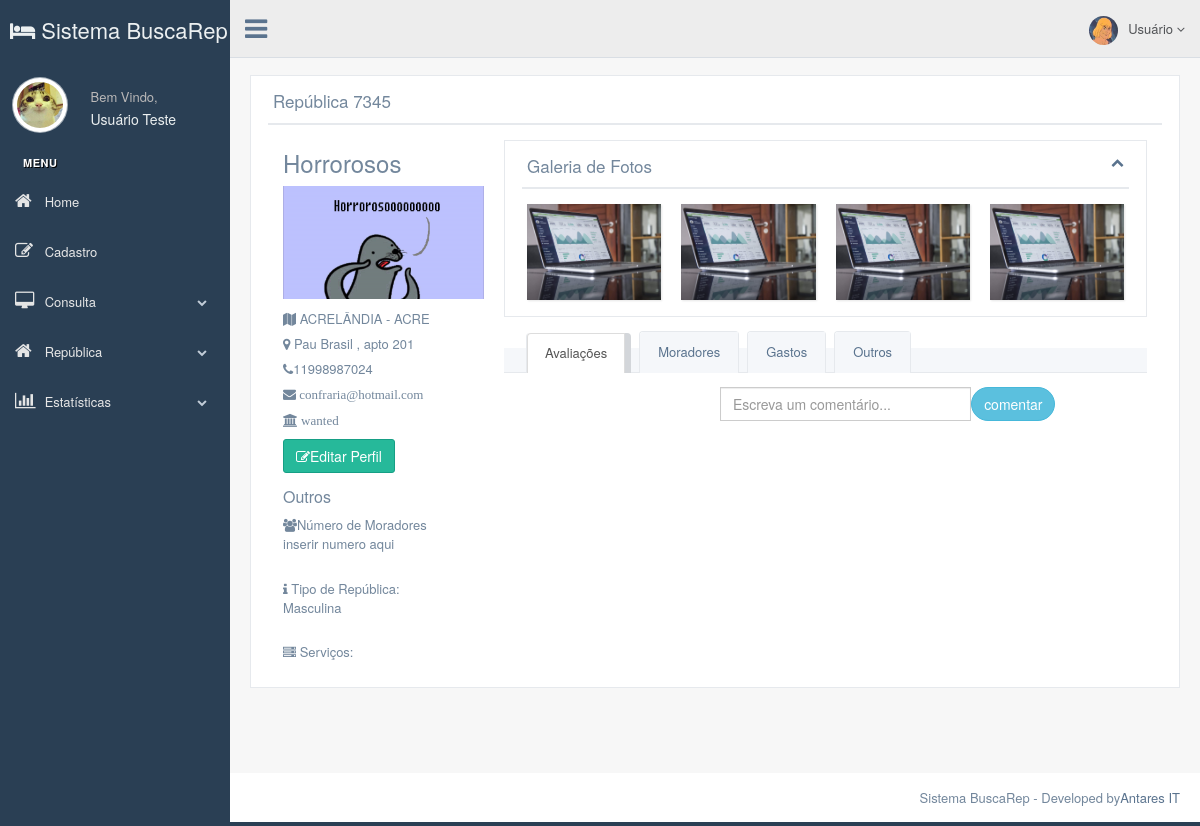
Page /production/rep_page.php?id=7345 on the committed database.
### tables this page shows
CREATE TABLE `republica` (
  `id` int(8) NOT NULL,
  `name` varchar(25) NOT NULL,
  `type` varchar(10) NOT NULL,
  `state` varchar(20) NOT NULL,
  `city` varchar(30) NOT NULL,
  `street` varchar(45) NOT NULL,
  `neighborhood` varchar(20) NOT NULL,
  `number` int(4) NOT NULL,
  `complement` varchar(15) NOT NULL,
  `email` varchar(45) NOT NULL,
  `phone` varchar(20) NOT NULL,
  `qtd` int(2) NOT NULL,
  `services` varchar(80) DEFAULT NULL,
  `agency` varchar(20) NOT NULL,
  `dweller` int(2) NOT NULL DEFAULT '0',
  `able` tinyint(1) NOT NULL DEFAULT '1',
  `img_name` varchar(40) DEFAULT NULL,
  `ativo` tinyint(1) NOT NULL DEFAULT '1',
  `responsavel` varchar(20) NOT NULL
);

### production/rep_page.php (the view, shortened to what this page needs)
<?php
include_once('connection/connect.php');
$id = $_GET['id'];
$comando = "SELECT * FROM republica WHERE id=('$id')";
$resultado = mysqli_query($conn, $comando);
?>
<!DOCTYPE html>
<html lang="en">
  <head>
    <link href="../vendors/bootstrap/dist/css/bootstrap.min.css" rel="stylesheet">
    <link href="../vendors/font-awesome/css/font-awesome.min.css" rel="stylesheet">
    <link href="../vendors/nprogress/nprogress.css" rel="stylesheet">
    <link href="../build/css/custom.min.css" rel="stylesheet">
  </head>
  <body class="nav-md">
    <div class="container body">
      <div class="main_container">
        <div class="col-md-3 left_col">
          <div class="left_col scroll-view">
			<div class="navbar nav_title" style="border: 0;"><a href="user_home.php" class="site_title"><em class="fa fa-hotel"></em> <span>Sistema BuscaRep</span></a></div>
            <div class="profile clearfix">
              <div class="profile_pic">
                <img src="images/img.jpg" alt="..." class="img-circle profile_img">
              </div>
              <div class="profile_info">
                <span>Bem Vindo,</span>
                <h2>Usuário Teste</h2>
              </div>
              <div class="clearfix"></div>
            </div>
            <br />
            <div id="sidebar-menu" class="main_menu_side hidden-print main_menu">
              <div class="menu_section">
                <h3>Menu</h3>
                <ul class="nav side-menu">
                  <li><a href="user_home.php"><em class="fa fa-home"></em> Home </a></li>
                  <li><a><em class="fa fa-edit"></em> Cadastro </a>
                  </li>
                  <li><a><em class="fa fa-desktop"></em> Consulta<span class="fa fa-chevron-down"></span></a>
                  </li>
                  <li><a><em class="fa fa-home"></em> República <span class="fa fa-chevron-down"></span></a>
                  <li><a><em class="fa fa-bar-chart-o"></em> Estatísticas <span class="fa fa-chevron-down"></span></a>
                  </li>
                </ul>
              </div>
            </div>
          </div>
        </div>
        <div class="top_nav">
          <div class="nav_menu">
            <nav>
              <div class="nav toggle">
                <a id="menu_toggle"><i class="fa fa-bars"></i></a>
              </div>
              <ul class="nav navbar-nav navbar-right">
                <li class="">
                  <a href="javascript:;" class="user-profile dropdown-toggle" data-toggle="dropdown" aria-expanded="false">
                    <img src="images/He-man.jpg" alt="">Usuário
                    <span class=" fa fa-angle-down"></span>
                  </a>
                </li>
              </ul>
            </nav>
          </div>
        </div>
        <div class="right_col" role="main">
          <div class="">
            <div class="page-title">
            </div>
			<?php while($dado = mysqli_fetch_array($resultado)){ ?>
            <div class="row">
              <div class="col-md-12 col-sm-12 col-xs-12"> <div class="x_panel">
                  <div class="x_title">
                    <h2>República <?php echo $dado["id"]; ?></h2>
                    <div class="clearfix"></div>
                  </div>
                  <div class="x_content">
                    <div class="col-md-3 col-sm-3 col-xs-12 profile_left">
                      <div class="profile_img">
                      <h3><?php echo $dado["name"]; ?></h3>
                        <div id="crop-avatar">
                          <img class="img-responsive avatar-view" src="upload/<?php echo $dado["img_name"];?>" alt="Avatar">
                        </div>
                      </div>
                      <ul class="list-unstyled user_data">
                        <li><em class="fa fa-map user-profile-icon"></em> <?php echo $dado["city"];?> - <?php echo $dado["state"];?></li>
                        <li><em class="fa fa-map-marker user-profile-icon"></em> <?php echo $dado["street"];?> <?php echo $dado["neighboor"];?>,
                        <?php echo $dado["complement"]; ?></li>
                        <li>
                          <i class="fa fa-phone user-profile-icon"></i><?php echo $dado["phone"]; ?>
                        </li>
                        <li class="m-top-xs">
                          <i class="fa fa-envelope user-profile-icon"> <?php echo $dado["email"]; ?></i>
                        </li>
                       <li class="m-top-xs">
                          <i class="fa fa-institution user-profile-icon"> <?php echo $dado["agency"]; ?></i>
                        </li>
                      </ul>
                      <a class="btn btn-success" href="rep_ed_page.php?id=<?php echo $dado["id"] ?>"><em class="fa fa-edit m-right-xs"></em>Editar Perfil</a>
                    <br>
                      <h4>Outros</h4>
                      <ul class="list-unstyled user_data">
                        <li>
                          <p> <em class="fa fa-group user-profile-icon"></em>Número de Moradores</p>
                          inserir numero aqui
                        </li>
                        <li>
                          <p> <br><em class="fa fa-info user-profile-icon"></em> Tipo de República:<p><?php echo $dado["type"]; ?></p></p>
                        </li>
                        <li>
                          <p> <br><em class="fa fa-server user-profile-icon"></em> Serviços:<p></p><p><?php echo $dado["services"]; ?></p>
                        </li>
                      </ul>
                    </div>
                    <div class="col-md-9 col-sm-9 col-xs-12">
				<div class="x_panel">
                  <div class="x_title">
                    <h2>Galeria de Fotos</h2>
                    <ul class="nav navbar-right panel_toolbox">
                      <li><span style="padding-left:100px"><a class="collapse-link"><i class="fa fa-chevron-up"></span></i></a>
                      </li>
                    </ul>
                    <div class="clearfix"></div>
                  </div>
                  <div class="x_content">
                    <div class="row">
                      <div class="col-md-3">
                          <div class="image view view-first">
                            <img style="width: 100%; display: block;" src="images/media.jpg" alt="image" />
                          </div>
                      </div>
                      <div class="col-md-3">
                          <div class="image view view-first">
                            <img style="width: 100%; display: block;" src="images/media.jpg" alt="image" />
                          </div>
                      </div>
                      <div class="col-md-3">
                          <div class="image view view-first">
                            <img style="width: 100%; display: block;" src="images/media.jpg" alt="image" />
                          </div>
                      </div>
                      <div class="col-md-3">
                          <div class="image view view-first">
                            <img style="width: 100%; display: block;" src="images/media.jpg" alt="image" />
                          </div>
                      </div>
	                </div>
                  </div>
                </div>
                      <div class="" role="tabpanel" data-example-id="togglable-tabs">
                        <ul id="myTab" class="nav nav-tabs bar_tabs" role="tablist">
                          <li role="presentation" class="active"><a href="#tab_content1" id="home-tab" role="tab" data-toggle="tab" aria-expanded="true">Avaliações</a>
                          </li>
                          <li role="presentation" class=""><a href="#tab_content2" role="tab" id="profile-tab" data-toggle="tab" aria-expanded="false">Moradores</a>
                          </li>
                          <li role="presentation" class=""><a href="#tab_content3" role="tab" id="profile-tab2" data-toggle="tab" aria-expanded="false">Gastos</a>
                          </li>
                          <li role="presentation" class=""><a href="#tab_content4" role="tab" id="profile-tab2" data-toggle="tab" aria-expanded="false">Outros</a>
                          </li>
                        </ul>
                        <div id="myTabContent" class="tab-content">
                          <div role="tabpanel" class="tab-pane fade active in" id="tab_content1" aria-labelledby="home-tab">
                       		<ul>
                        	<center><div class="input-group col-md-5 col-sm-5 col-xs-12">
                    		<span class="input-group-btn">
                      		<form action="" method="POST">
                      		<input type="text" class="form-control" name="comentario" placeholder="Escreva um comentário...">
                    		<input type="submit" class="btn btn-round btn-info" name="comentar" value="comentar">Comentar
                     		</form>
                      		</div>
                         	</ul>
                          </div>
                        </div>
                      </div>
                    </div>
                  </div>
                </div></div>
                </div>
              </div>
            </div>
          </div>
       <?php } ?>
        </div>
        <footer>
          <div class="pull-right">
            Sistema BuscaRep - Developed by<a href="https://antaresit.com">Antares IT</a>
          </div>
          <div class="clearfix"></div>
        </footer>
  </body>
</html>

### rows in the picture
republica: id "7345", name "Horrorosos", img_name (picture), city "ACRELÂNDIA", state "ACRE", street "Pau Brasil", complement "apto 201", phone "11998987024", email "confraria@hotmail.com", agency "wanted", type "Masculina"
